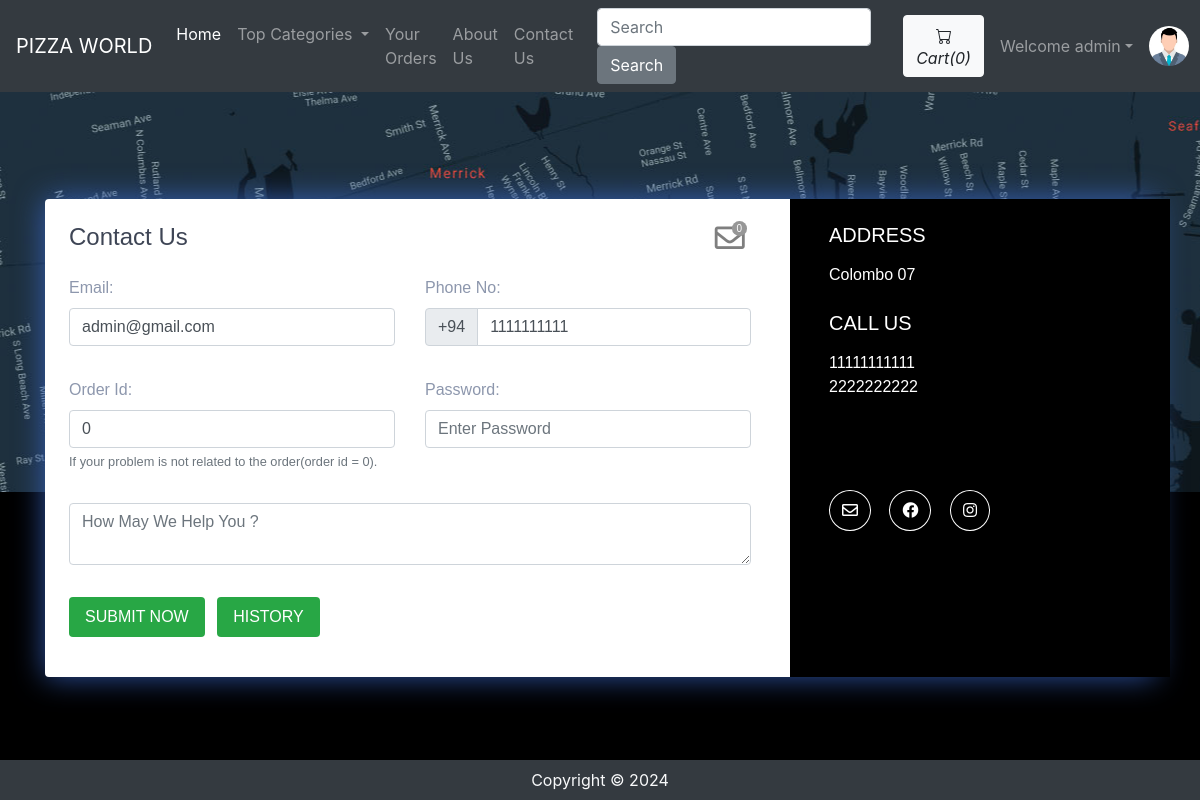
The app's page /contact.php (signed in) with its own data.
### tables this page shows
CREATE TABLE `sitedetail` (
  `tempId` int(11) NOT NULL,
  `systemName` varchar(21) NOT NULL,
  `email` varchar(35) NOT NULL,
  `contact1` bigint(21) NOT NULL,
  `contact2` bigint(21) DEFAULT NULL COMMENT 'Optional',
  `address` text NOT NULL,
  `dateTime` datetime NOT NULL DEFAULT current_timestamp()
);

CREATE TABLE `users` (
  `id` int(21) NOT NULL,
  `username` varchar(21) NOT NULL,
  `firstName` varchar(21) NOT NULL,
  `lastName` varchar(21) NOT NULL,
  `email` varchar(35) NOT NULL,
  `phone` bigint(20) NOT NULL,
  `userType` enum('0','1') NOT NULL DEFAULT '0' COMMENT '0=user\r\n1=admin',
  `password` varchar(255) NOT NULL,
  `joinDate` datetime NOT NULL DEFAULT current_timestamp()
);

### contact.php (the view, shortened to what this page needs)
<!doctype html>
<html lang="en">
  <head>
    <link rel="stylesheet" href="https://stackpath.bootstrapcdn.com/bootstrap/4.5.0/css/bootstrap.min.css">
    <link rel="stylesheet" href="https://use.fontawesome.com/releases/v5.8.2/css/all.css">
  </head>
  <body>
  <?php include 'partials/_dbconnect.php';?>
  <?php include 'partials/_nav.php';?>
      <div class="contact2" style="background-image:url(img/map.jpg);height: 400px;" id="contact">
        <div class="container">
          <div class="row contact-container">
            <div class="col-lg-12">
              <div class="card card-shadow border-0 mb-4">
                <div class="row">
                  <div class="col-lg-8">
                    <div class="contact-box p-4">
                      <div class="row">
                        <div class="col-lg-8">
                          <h4 class="title">Contact Us</h4>
                        </div>
                        <?php if($loggedin){ ?>
                          <div class="col-lg-4">
                            <div class="icon-badge-container mx-1" style="padding-left: 167px;">
                              <a href="#" data-toggle="modal" data-target="#adminReply"><i class="far fa-envelope icon-badge-icon"></i></a>
                              <div class="icon-badge"><b><span id="totalMessage">0</span></b></div>
                            </div>
                          </div>
                        <?php } ?>
                      </div>
                      <?php
                          $passSql = "SELECT * FROM users WHERE id='$userId'";
                          $passResult = mysqli_query($conn, $passSql);
                          $passRow=mysqli_fetch_assoc($passResult);
                          $email = $passRow['email'];
                          $phone = $passRow['phone'];
                      ?>
                      <form action="partials/_manageContactUs.php" method="POST">
                        <div class="row">
                          <div class="col-lg-6">
                            <div class="form-group mt-3">
                                <b><label for="email">Email:</label></b>
                                <input type="email" class="form-control" id="email" name="email" placeholder="Enter Your Email" required value="<?php echo $email ?>">
                            </div>
                          </div>
                          <div class="col-lg-6">
                            <div class="form-group mt-3">
                                <b><label for="phone">Phone No:</label></b>
                                <div class="input-group mb-3">
                                    <div class="input-group-prepend">
                                      <span class="input-group-text" id="basic-addon">+94</span>
                                    </div>
                                    <input type="tel" class="form-control" id="phone" name="phone" aria-describedby="basic-addon" placeholder="Enter Your Phone Number" required pattern="[0-9]{10}" value="<?php echo $phone ?>">
                                </div>
                            </div>
                          </div>
                          <div class="col-lg-6">
                            <div class="form-group mt-3">
                              <b><label for="orderId">Order Id:</label></b>
                              <input class="form-control" type="text" id="orderId" name="orderId" placeholder="Order Id" value="0">
                              <small id="orderIdHelp" class="form-text text-muted">If your problem is not related to the order(order id = 0).</small>
                            </div>
                          </div>
                          <div class="col-lg-6">
                            <div class="form-group mt-3">
                              <b><label for="password">Password:</label></b>
                              <input class="form-control" id="password" name="password" placeholder="Enter Password" type="password" placeholder="Enter Your Password" required data-toggle="password">
                            </div>
                          </div>
                          <div class="col-lg-12">
                            <div class="form-group  mt-3">
                                <textarea class="form-control" id="message" name="message" rows="2" required minlength="6" placeholder="How May We Help You ?"></textarea>
                            </div>
                          </div>
                          <?php if($loggedin){ ?>
                            <div class="col-lg-12">
                              <button type="submit" class="btn btn-success mt-3 mb-3 text-white border-0 py-2 px-3"><span> SUBMIT NOW <i class="ti-arrow-right"></i></span></button>
                              <button type="button" class="btn btn-success mt-3 mb-3 text-white border-0 py-2 px-3 mx-2" data-toggle="modal" data-target="#history"><span> HISTORY <i class="ti-arrow-right"></i></span></button>
                            </div>
                          <?php } ?>
                        </div>
                      </form>
                    </div>
                  </div>
                  <?php
                    $sql = "SELECT * FROM `sitedetail`";
                    $result = mysqli_query($conn, $sql);
                    $row = mysqli_fetch_assoc($result);
                    $address = $row['address'];
                    $email = $row['email'];
                    $contact1 = $row['contact1'];
                    $contact2 = $row['contact2'];
                    echo '<div class="col-lg-4 bg-image" style="background:black">
                          <div class="detail-box p-4">
                            <h5 class="text-white font-weight-light mb-3">ADDRESS</h5>
                            <p class="text-white op-7">' .$address. '</p>
                            <h5 class="text-white font-weight-light mb-3 mt-4">CALL US</h5>
                            <p class="text-white op-7">' .$contact1. '
                              <br> ' .$contact2. '</p>
                           <div class="round-social light">
                              <a href="https://mail.google.com/mail/?view=cm&fs=1&tf=1&to=' .$email. '" class="ml-0 text-decoration-none text-white border border-white rounded-circle" target="_blank"><i class="far fa-envelope"></i></a>
                              <a href="" class="text-decoration-none text-white border border-white rounded-circle" target="_blank"><i class="fab fa-facebook"></i></i></a>
                              <a href="" class="text-decoration-none text-white border border-white rounded-circle" target="_blank"><i class="fab fa-instagram"></i></a>
                            </div>
                          </div>
                        </div>';
                  ?>
                </div>
              </div>
            </div>
          </div>
        </div>
      </div>
  <?php include 'partials/_footer.php';?>
  </body>
</html>

### partials/_nav.php (shortened to what this page needs)
<?php
if(isset($_SESSION['loggedin']) && $_SESSION['loggedin']==true){
  $loggedin= true;
  $userId = $_SESSION['userId'];
  $username = $_SESSION['username'];
}
else{
  $loggedin = false;
  $userId = 0;
}
$sql = "SELECT * FROM `sitedetail`";
$result = mysqli_query($conn, $sql);
$row = mysqli_fetch_assoc($result);
$systemName = $row['systemName'];
echo '<nav class="navbar navbar-expand-lg navbar-dark bg-dark">
      <a class="navbar-brand" href="index.php">'.$systemName.'</a>
      <button class="navbar-toggler" type="button" data-toggle="collapse" data-target="#navbarSupportedContent" aria-controls="navbarSupportedContent" aria-expanded="false" aria-label="Toggle navigation">
        <span class="navbar-toggler-icon"></span>
      </button>
      <div class="collapse navbar-collapse" id="navbarSupportedContent">
        <ul class="navbar-nav mr-auto">
          <li class="nav-item active">
            <a class="nav-link" href="index.php">Home <span class="sr-only">(current)</span></a>
          </li>
          <li class="nav-item dropdown">
            <a class="nav-link dropdown-toggle" href="#" id="navbarDropdown" role="button" data-toggle="dropdown" aria-haspopup="true" aria-expanded="false">
              Top Categories
            </a>
            <div class="dropdown-menu" aria-labelledby="navbarDropdown">';
            echo '</div>
          </li>
          <li class="nav-item">
            <a class="nav-link" href="viewOrder.php">Your Orders</a>
          </li>
          <li class="nav-item">
            <a class="nav-link" href="about.php">About Us</a>
          </li>
          <li class="nav-item">
            <a class="nav-link" href="contact.php">Contact Us</a>
          </li>
        </ul>
        <form method="get" action="/OnlinePizzaDelivery/search.php" class="form-inline my-2 my-lg-0 mx-3">
          <input class="form-control mr-sm-2" type="search" name="search" id="search" placeholder="Search" aria-label="Search" required>
          <button class="btn btn-secondary my-2 my-sm-0" type="submit">Search</button>
        </form>';
        $countsql = "SELECT SUM(`itemQuantity`) FROM `viewcart` WHERE `userId`=$userId";
        $countresult = mysqli_query($conn, $countsql);
        $countrow = mysqli_fetch_assoc($countresult);
        $count = $countrow['SUM(`itemQuantity`)'];
        if(!$count) {
          $count = 0;
        }
        echo '<a href="viewCart.php"><button type="button" class="btn btn-light mx-2" title="MyCart">
          <svg xmlns="img/cart.svg" width="16" height="16" fill="currentColor" class="bi bi-cart" viewBox="0 0 16 16">
            <path d="M0 1.5A.5.5 0 0 1 .5 1H2a.5.5 0 0 1 .485.379L2.89 3H14.5a.5.5 0 0 1 .491.592l-1.5 8A.5.5 0 0 1 13 12H4a.5.5 0 0 1-.491-.408L2.01 3.607 1.61 2H.5a.5.5 0 0 1-.5-.5zM3.102 4l1.313 7h8.17l1.313-7H3.102zM5 12a2 2 0 1 0 0 4 2 2 0 0 0 0-4zm7 0a2 2 0 1 0 0 4 2 2 0 0 0 0-4zm-7 1a1 1 0 1 1 0 2 1 1 0 0 1 0-2zm7 0a1 1 0 1 1 0 2 1 1 0 0 1 0-2z"/>
          </svg>
          <i class="bi bi-cart">Cart(' .$count. ')</i>
        </button></a>';
        if($loggedin){
          echo '<ul class="navbar-nav mr-2">
            <li class="nav-item dropdown">
              <a class="nav-link dropdown-toggle" href="#" id="navbarDropdown" role="button" data-toggle="dropdown"> Welcome ' .$username. '</a>
              <div class="dropdown-menu" aria-labelledby="navbarDropdown">
                <a class="dropdown-item " href="partials/_logout.php">Logout</a>
              </div>
            </li>
          </ul>
          <div class="text-center image-size-small position-relative">
            <a href="viewProfile.php"><img src="img/person-' .$userId. '.jpg" class="rounded-circle" onError="this.src = \'img/profilePic.jpg\'" style="width:40px; height:40px"></a>
          </div>';
        }
        else {
          echo '
          <button type="button" class="btn btn-outline-danger mx-2"  data-toggle="modal" data-target="#loginModal">Login</button>
          <button type="button" class="btn btn-outline-success mx-2"  data-toggle="modal" data-target="#signupModal">SignUp</button>';
        }
  echo '</div>
    </nav>';
?>

### contact.php (style rules this page uses)
body { background-color: #000; }
.icon-badge-container { position: absolute; }
.icon-badge-icon { font-size: 30px; color: rgb(0 0 0 / 50%); position: relative; }
.icon-badge { background-color: #979797;; font-size: 10px; color: white; text-align: center; width: 15px; height: 15px; border-radius: 49%; position: relative; top: -35px; left: 17px; }
.contact2 { font-family: "Montserrat", sans-serif; color: #8d97ad; font-weight: 300; background-position: center top; }
.contact2 h1, .contact2 h2, .contact2 h3, .contact2 h4, .contact2 h5, .contact2 h6 { color: #3e4555; }
.contact2 .bg-image { background-size: cover; position: relative; display: -webkit-box; display: -webkit-flex; display: -ms-flexbox; display: flex; }
.contact2 .card.card-shadow { -webkit-box-shadow: 0px 0px 30px rgba(115, 128, 157, 0.1); box-shadow: 0px 0px 30px rgba(61, 109, 214, 0.774); }
.contact2 .detail-box .round-social { margin-top: 100px; }
.contact2 .round-social a { background: transparent; margin: 0 7px; padding: 11px 12px; }
.contact2 .contact-container { position: relative; top: 107px; }

### records on screen
sitedetail: systemName "PIZZA WORLD", address "Colombo 07", contact1 "11111111111", contact2 "2222222222"
users: email "admin@gmail.com", phone "1111111111"

### other values on screen
$count "0"
$username "admin"
